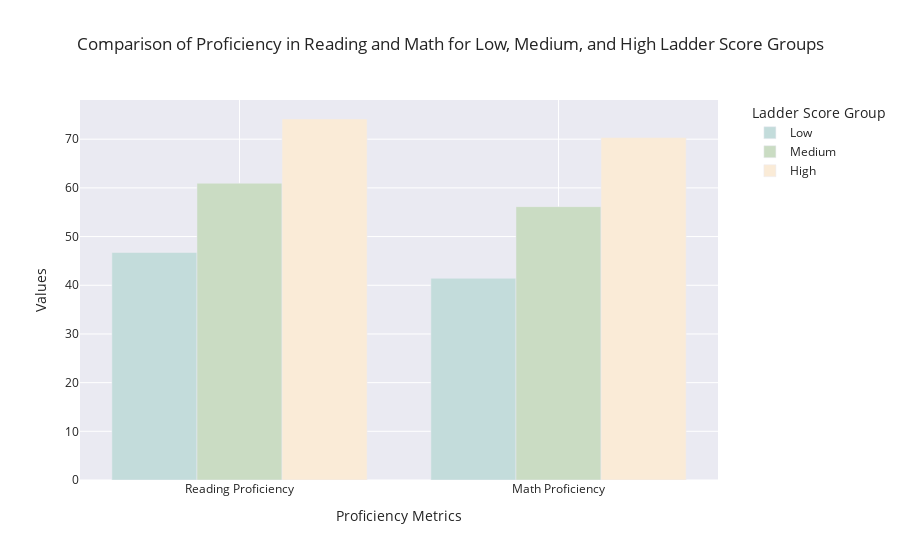

Notebook code for this chart:
### Code cell
import warnings

warnings.filterwarnings("ignore", category=FutureWarning, module="plotly")

import pandas as pd
import plotly.express as px

# Load the dataset
file_path = 'filtered_global_education_world_happiness_average.csv'
df = pd.read_csv(file_path)

# Filter out countries with any zero values in the relevant columns
filtered_data = df[(df['Lower_Secondary_End_Proficiency_Reading'] != 0) & 
                   (df['Lower_Secondary_End_Proficiency_Math'] != 0)].copy()

# Split the countries into three groups based on Ladder score using qcut
filtered_data['Ladder_Group'] = pd.qcut(filtered_data['Ladder score'], 3, labels=['Low', 'Medium', 'High'])

# Rename proficiency columns for better readability
filtered_data = filtered_data.rename(columns={
    'Lower_Secondary_End_Proficiency_Reading': 'Reading Proficiency',
    'Lower_Secondary_End_Proficiency_Math': 'Math Proficiency'
})

# Select only the proficiency columns for grouping
proficiency_cols = ['Reading Proficiency', 'Math Proficiency']
grouped_data = filtered_data.groupby('Ladder_Group', observed=True)[proficiency_cols].mean().reset_index()

# Melt the data for easier plotting with plotly
melted_data = grouped_data.melt(id_vars='Ladder_Group', var_name='Proficiency Metric', value_name='Value')

# Create custom color mapping
custom_color_map = {'Low': '#C3DCDB', 'Medium': '#CADCC3', 'High': '#FAEBD7'}

# Create the bar plot using plotly express
fig = px.bar(melted_data, x='Proficiency Metric', y='Value', color='Ladder_Group', 
             barmode='group', title='Comparison of Proficiency in Reading and Math for Low, Medium, and High Ladder Score Groups',
             labels={'Value': 'Values', 'Proficiency Metric': 'Proficiency Metrics'},
             color_discrete_map=custom_color_map)

# Update layout for better aesthetics
fig.update_layout(
    xaxis_title='Proficiency Metrics',
    yaxis_title='Values',
    legend_title_text='Ladder Score Group',
    legend=dict(x=1.05, y=1, traceorder='normal'),
    template="seaborn"
)

# Show the figure
fig.show()

### Figure 1 — Plotly figure (JSON) as saved in the notebook; plotly's stock layout.template omitted (floating-point values rounded to 4 significant figures)
{"data": [{"alignmentgroup": "True", "hovertemplate": "Ladder_Group=Low<br>Proficiency Metrics=%{x}<br>Values=%{y}<extra></extra>", "legendgroup": "Low", "marker": {"color": "#C3DCDB", "pattern": {"shape": ""}}, "name": "Low", "offsetgroup": "Low", "orientation": "v", "showlegend": true, "textposition": "auto", "type": "bar", "x": ["Reading Proficiency", "Math Proficiency"], "xaxis": "x", "y": [46.74, 41.44], "yaxis": "y"}, {"alignmentgroup": "True", "hovertemplate": "Ladder_Group=Medium<br>Proficiency Metrics=%{x}<br>Values=%{y}<extra></extra>", "legendgroup": "Medium", "marker": {"color": "#CADCC3", "pattern": {"shape": ""}}, "name": "Medium", "offsetgroup": "Medium", "orientation": "v", "showlegend": true, "textposition": "auto", "type": "bar", "x": ["Reading Proficiency", "Math Proficiency"], "xaxis": "x", "y": [60.96, 56.15], "yaxis": "y"}, {"alignmentgroup": "True", "hovertemplate": "Ladder_Group=High<br>Proficiency Metrics=%{x}<br>Values=%{y}<extra></extra>", "legendgroup": "High", "marker": {"color": "#FAEBD7", "pattern": {"shape": ""}}, "name": "High", "offsetgroup": "High", "orientation": "v", "showlegend": true, "textposition": "auto", "type": "bar", "x": ["Reading Proficiency", "Math Proficiency"], "xaxis": "x", "y": [74.15, 70.33], "yaxis": "y"}], "layout": {"barmode": "group", "legend": {"title": {"text": "Ladder Score Group"}, "tracegroupgap": 0, "traceorder": "normal", "x": 1.05, "y": 1}, "title": {"text": "Comparison of Proficiency in Reading and Math for Low, Medium, and High Ladder Score Groups"}, "xaxis": {"anchor": "y", "domain": [0, 1], "title": {"text": "Proficiency Metrics"}}, "yaxis": {"anchor": "x", "domain": [0, 1], "title": {"text": "Values"}}}}
